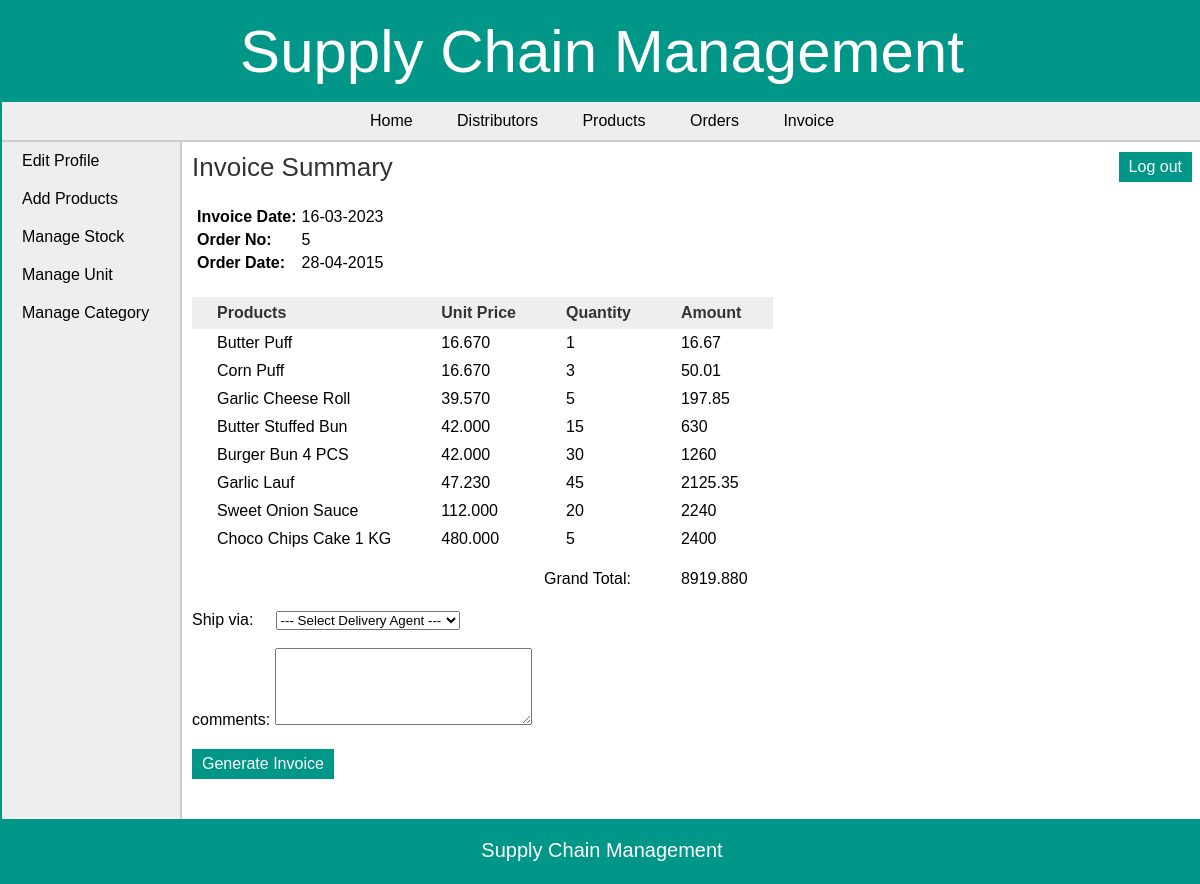
The page /manufacturer/generate_invoice.php?id=5 (signed in) on the database its author committed.
### tables this page shows
CREATE TABLE `orders` (
  `order_id` int(11) NOT NULL,
  `date` date NOT NULL,
  `retailer_id` int(11) NOT NULL,
  `approved` tinyint(1) NOT NULL,
  `status` tinyint(1) NOT NULL,
  `total_amount` decimal(10,3) NOT NULL
);

CREATE TABLE `order_items` (
  `order_items_id` int(11) NOT NULL,
  `order_id` int(11) NOT NULL,
  `pro_id` int(11) NOT NULL,
  `quantity` int(6) NOT NULL
);

CREATE TABLE `products` (
  `pro_id` int(11) NOT NULL,
  `pro_name` varchar(25) NOT NULL,
  `pro_desc` text,
  `pro_price` decimal(10,3) NOT NULL,
  `unit` int(11) NOT NULL,
  `pro_cat` int(11) NOT NULL,
  `quantity` int(6) DEFAULT NULL
);

### manufacturer/generate_invoice.php (the view, shortened to what this page needs)
<?php
	require("../includes/config.php");
	if(isset($_SESSION['manufacturer_login'])) {
		if(isset($_SESSION['manufacturer_login']) == true) {
			$order_id = $_GET['id'];
			$query_selectOrderItems = "SELECT *,order_items.quantity AS q FROM orders,order_items,products WHERE order_items.order_id='$order_id' AND order_items.pro_id=products.pro_id AND order_items.order_id=orders.order_id";
			$result_selectOrderItems = mysqli_query($con,$query_selectOrderItems);
			$query_selectOrder = "SELECT date,status FROM orders WHERE order_id='$order_id'";
			$result_selectOrder = mysqli_query($con,$query_selectOrder);
			$row_selectOrder = mysqli_fetch_array($result_selectOrder);
		}
		else {
			header('Location:../index.php');
		}
	}
	else {
		header('Location:../index.php');
	}
?>
<!DOCTYPE html>
<html>
<head>
	<link rel="stylesheet" href="../includes/main_style.css" >
</head>
<body>
	<?php
		include("../includes/header.inc.php");
		include("../includes/nav_manufacturer.inc.php");
		include("../includes/aside_manufacturer.inc.php");
	?>
	<section>
		<h1>Invoice Summary</h1>
		<table class="table_infoFormat">
		<tr>
			<td> Invoice Date: </td>
			<td> <?php echo date('d-m-Y'); ?> </td>
		</tr>
		<tr>
			<td> Order No: </td>
			<td> <?php echo $order_id; ?> </td>
		</tr>
		<tr>
			<td> Order Date: </td>
			<td> <?php echo date("d-m-Y",strtotime($row_selectOrder['date'])); ?> </td>
		</tr>
		</table>
		<form action="insert_invoice.php" method="POST" class="form">
		<table class="table_invoiceFormat">
			<tr>
				<th> Products </th>
				<th> Unit Price </th>
				<th> Quantity </th>
				<th> Amount </th>
			</tr>
			<?php $i=1; while($row_selectOrderItems = mysqli_fetch_array($result_selectOrderItems)) { ?>
			<tr>
				<td> <?php echo $row_selectOrderItems['pro_name']; ?> </td>
				<td> <?php echo $row_selectOrderItems['pro_price']; ?> </td>
				<td> <?php echo $row_selectOrderItems['q']; ?> </td>
				<td> <?php echo $row_selectOrderItems['q']*$row_selectOrderItems['pro_price']; ?> </td>
			</tr>
			<?php $i++; } ?>
			<tr style="height:40px;vertical-align:bottom;">
				<td colspan="3" style="text-align:right;"> Grand Total: </td>
				<td>
				<?php
					mysqli_data_seek($result_selectOrderItems,0);
					$row_selectOrderItems = mysqli_fetch_array($result_selectOrderItems);
					echo $row_selectOrderItems['total_amount'];
				?>
				</td>
			</tr>
		</table>
			<br/>
			Ship via: &nbsp;&nbsp;&nbsp;&nbsp;<select name="distributor">
				<option value="" disabled selected>--- Select Delivery Agent ---</option>
			</select> <br/>
			<br/>
			comments: <textarea maxlength="400" name="txtComment" rows="5" cols="30"></textarea>
			<br/>
			<input type="submit" value="Generate Invoice" class="submit_button" />
		</form>
	</section>
	<?php
		include("../includes/footer.inc.php");
	?>
</body>
</html>

### includes/main_style.css (style rules this page uses)
* { font-family: arial,sans-serif; margin:0px; padding:0px; }
body { width:1200px; margin:auto; border:2px solid #009688; }
.submit_button { font-size:16px; margin-top:20px; margin-right:20px; padding:6px 10px; background-color:#009688; border:none; color:white; }
section { width:1000px; padding:10px; padding-bottom:40px; }
section h1 { margin-bottom:10px; font-weight:normal; color:#333; font-size: 26px; }
table { border-collapse: collapse; }
.table_invoiceFormat th { background-color:#eee; color:#333; padding: 7px 25px; }
.table_invoiceFormat tr { border:none; }
.table_invoiceFormat td,.table_invoiceFormat tr { padding: 5px 25px; text-align: left; }
.table_infoFormat { margin:20px 5px 25px; }
.table_infoFormat td { padding:5px 5px 0px 0px; }
.table_infoFormat td:first-child { font-weight:bold; }

### rows shown on the page
orders: date "28-04-2015", total_amount "8919.880"
order_items: pro.pro_name "Butter Puff", pro.pro_price "16.670", quantity "1", quantity.pro_price "16.67"
order_items: pro.pro_name "Corn Puff", pro.pro_price "16.670", quantity "3", quantity.pro_price "50.01"
order_items: pro.pro_name "Garlic Cheese Roll", pro.pro_price "39.570", quantity "5", quantity.pro_price "197.85"
order_items: pro.pro_name "Butter Stuffed Bun", pro.pro_price "42.000", quantity "15", quantity.pro_price "630"
order_items: pro.pro_name "Burger Bun 4 PCS", pro.pro_price "42.000", quantity "30", quantity.pro_price "1260"
order_items: pro.pro_name "Garlic Lauf", pro.pro_price "47.230", quantity "45", quantity.pro_price "2125.35"
order_items: pro.pro_name "Sweet Onion Sauce", pro.pro_price "112.000", quantity "20", quantity.pro_price "2240"
order_items: pro.pro_name "Choco Chips Cake 1 KG", pro.pro_price "480.000", quantity "5", quantity.pro_price "2400"

### other values the page prints
$order_id "5"
